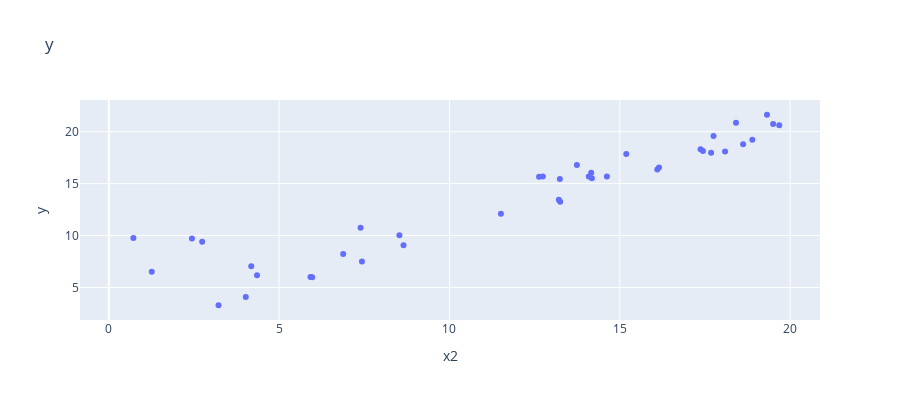

Here is the notebook cell this chart was saved with:
### Code cell
fig = px.scatter(exercise, x="x2", y="y",height=400, title="y")
fig.show()

### Figure 1 — Plotly figure (JSON) as saved in the notebook; plotly's stock layout.template omitted (floating-point values rounded to 4 significant figures)
{"data": [{"hoverlabel": {"namelength": 0}, "hovertemplate": "x2=%{x}<br>y=%{y}", "legendgroup": "", "marker": {"color": "#636efa", "symbol": "circle"}, "mode": "markers", "name": "", "showlegend": false, "type": "scatter", "x": [14.09, 4.35, 18.09, 8.65, 17.68, 8.53, 19.5, 0.72, 6.88, 1.26, 14.62, 14.18, 19.68, 17.75, 2.44, 16.1, 17.37, 13.25, 11.51, 17.44, 13.74, 16.15, 18.62, 12.74, 4.02, 13.24, 13.21, 18.41, 14.16, 5.92, 3.22, 2.74, 7.39, 5.97, 18.89, 12.63, 4.18, 19.32, 15.19, 7.43, 10.43, 15.72, 0.35, 10.91, 15.82, 11.9, 2.46, 4.09, 1.8, 13.54, 19.13, 14.84, 5.28, 15.42, 4.12, 6.54, 2.67, 12.85, 8.36, 12.16], "xaxis": "x", "y": [15.68, 6.18, 18.1, 9.07, 17.97, 10.04, 20.74, 9.76, 8.23, 6.52, 15.69, 15.51, 20.61, 19.58, 9.72, 16.36, 18.3, 13.26, 12.1, 18.15, 16.8, 16.55, 18.79, 15.68, 4.08, 15.45, 13.44, 20.86, 16.05, 6, 3.29, 9.41, 10.76, 5.98, 19.23, 15.67, 7.04, 21.63, 17.84, 7.49, null, null, null, null, null, null, null, null, null, null, null, null, null, null, null, null, null, null, null, null], "yaxis": "y"}], "layout": {"height": 400, "legend": {"tracegroupgap": 0}, "title": {"text": "y"}, "xaxis": {"anchor": "y", "domain": [0, 1], "title": {"text": "x2"}}, "yaxis": {"anchor": "x", "domain": [0, 1], "title": {"text": "y"}}}}
